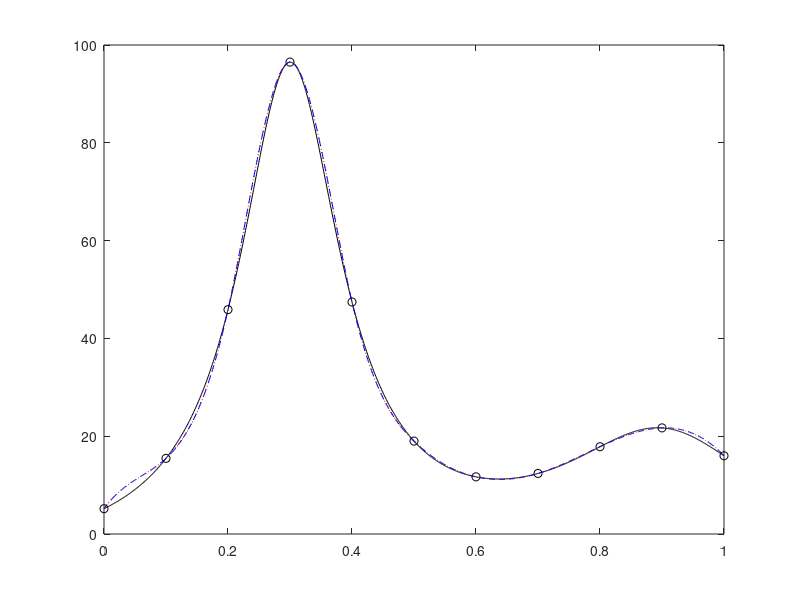

Source code (MATLAB):
%% Initialize workspace
clear; format short e
figure(1); clf

%% Input data
x = 0:0.1:1;
fx = humps(x);

%% Plot function and data points
xvals = linspace(0,1,1000);
humpsvals = humps(xvals);
plot(xvals, humpsvals, 'k-')
hold on
plot(x,fx,'ko')

%% Make and plot cubic spline
SplineVals = spline(x,fx,xvals);
plot(xvals,SplineVals,'r:')

%% Make and plot pchip
PchipVals = pchip(x,fx,xvals);
plot(xvals,SplineVals,'b--')

%% Save figure
hold off
print -dpng Chapra18p3Plot